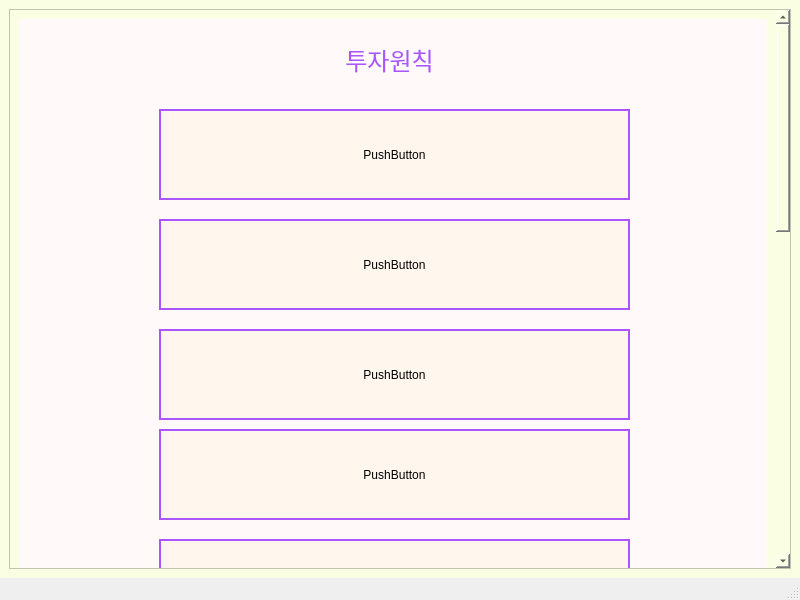
<?xml version="1.0" encoding="UTF-8"?>
<ui version="4.0">
 <class>MainWindow</class>
 <widget class="QMainWindow" name="MainWindow">
  <property name="geometry">
   <rect>
    <x>0</x>
    <y>0</y>
    <width>800</width>
    <height>600</height>
   </rect>
  </property>
  <property name="windowTitle">
   <string>MainWindow</string>
  </property>
  <widget class="QWidget" name="centralwidget">
   <property name="styleSheet">
    <string notr="true">background-color: rgb(250, 255, 228);</string>
   </property>
   <layout class="QVBoxLayout" name="verticalLayout">
    <item>
     <widget class="QScrollArea" name="scrollArea">
      <property name="styleSheet">
       <string notr="true">/*VERTICAL SCROLLBAR*/
QScrollBar:vertical {
	border:none;
	background-color: rgb(189, 189, 189);
	width: 14px;
	margin: 15px 0 15px 0;
	border-radius: 0px;
}
/* HANDLE BAR VERTICAL */
QScrollBar::handle:vertical {
	
	background-color: rgb(124, 124, 124);
	min-height: 30px;
	border-radius: 7px;
}
QScrollBar::handle:vertical:hover {
	background-color: rgb(187, 194, 216);
}
QScrollBar::handle:vertical:pressed {
	
	background-color: rgb(165, 162, 186);
}
/*BTN TOP -SCROLLBAR*/
QScrollBar::sub-line:vertical {
	border:none;
	
	background-color: rgb(106, 106, 106);
	height: 15px;
	border-top-left-radius: 7px;
	border-top-right-radius: 7px;
	subcontrol-position: top;
	subcontrol-origin: margin;
}
QScrollBar::sub-line:vertical:hover {
	background-color: rgb(124, 124, 124);
}
QScrollBar::sub-line:vertical:pressed {
	background-color: rgb(165, 162, 186);
}

</string>
      </property>
      <property name="widgetResizable">
       <bool>true</bool>
      </property>
      <widget class="QWidget" name="scrollAreaWidgetContents">
       <property name="geometry">
        <rect>
         <x>0</x>
         <y>0</y>
         <width>762</width>
         <height>1422</height>
        </rect>
       </property>
       <property name="styleSheet">
        <string notr="true">
</string>
       </property>
       <layout class="QVBoxLayout" name="verticalLayout_2">
        <item>
         <widget class="QWidget" name="widget" native="true">
          <property name="minimumSize">
           <size>
            <width>0</width>
            <height>1400</height>
           </size>
          </property>
          <property name="styleSheet">
           <string notr="true">background-color: rgb(255, 249, 250);</string>
          </property>
          <widget class="QLabel" name="label">
           <property name="geometry">
            <rect>
             <x>280</x>
             <y>10</y>
             <width>181</width>
             <height>61</height>
            </rect>
           </property>
           <property name="text">
            <string>&lt;html&gt;&lt;head/&gt;&lt;body&gt;&lt;p align=&quot;center&quot;&gt;&lt;span style=&quot; font-size:18pt; color:#aa55ff;&quot;&gt;투자원칙&lt;/span&gt;&lt;/p&gt;&lt;/body&gt;&lt;/html&gt;</string>
           </property>
          </widget>
          <widget class="QPushButton" name="pushButton">
           <property name="geometry">
            <rect>
             <x>140</x>
             <y>90</y>
             <width>471</width>
             <height>91</height>
            </rect>
           </property>
           <property name="styleSheet">
            <string notr="true">QPushButton{
	background-color: rgb(255, 247, 237);
	gridline-color: rgb(170, 85, 255);
	border-radius: 25Px;
	border: 2px solid rgb(170, 85, 255);
}
QPushButton:hover{
	
	background-color: rgb(255, 187, 255);
	color: rgb(255, 255, 255);
}
QPushButton:pressed{
	background-color: rgb(170, 170, 255);

}</string>
           </property>
           <property name="text">
            <string>PushButton</string>
           </property>
          </widget>
          <widget class="QPushButton" name="pushButton_2">
           <property name="geometry">
            <rect>
             <x>140</x>
             <y>200</y>
             <width>471</width>
             <height>91</height>
            </rect>
           </property>
           <property name="styleSheet">
            <string notr="true">QPushButton{
	background-color: rgb(255, 247, 237);
	gridline-color: rgb(170, 85, 255);
	border-radius: 25Px;
	border: 2px solid rgb(170, 85, 255);
}
QPushButton:hover{
	
	background-color: rgb(255, 187, 255);
	color: rgb(255, 255, 255);
}
QPushButton:pressed{
	background-color: rgb(170, 170, 255);

}</string>
           </property>
           <property name="text">
            <string>PushButton</string>
           </property>
          </widget>
          <widget class="QPushButton" name="pushButton_3">
           <property name="geometry">
            <rect>
             <x>140</x>
             <y>310</y>
             <width>471</width>
             <height>91</height>
            </rect>
           </property>
           <property name="styleSheet">
            <string notr="true">QPushButton{
	background-color: rgb(255, 247, 237);
	gridline-color: rgb(170, 85, 255);
	border-radius: 25Px;
	border: 2px solid rgb(170, 85, 255);
}
QPushButton:hover{
	
	background-color: rgb(255, 187, 255);
	color: rgb(255, 255, 255);
}
QPushButton:pressed{
	background-color: rgb(170, 170, 255);

}</string>
           </property>
           <property name="text">
            <string>PushButton</string>
           </property>
          </widget>
          <widget class="QPushButton" name="pushButton_4">
           <property name="geometry">
            <rect>
             <x>140</x>
             <y>410</y>
             <width>471</width>
             <height>91</height>
            </rect>
           </property>
           <property name="styleSheet">
            <string notr="true">QPushButton{
	background-color: rgb(255, 247, 237);
	gridline-color: rgb(170, 85, 255);
	border-radius: 25Px;
	border: 2px solid rgb(170, 85, 255);
}
QPushButton:hover{
	
	background-color: rgb(255, 187, 255);
	color: rgb(255, 255, 255);
}
QPushButton:pressed{
	background-color: rgb(170, 170, 255);

}</string>
           </property>
           <property name="text">
            <string>PushButton</string>
           </property>
          </widget>
          <widget class="QPushButton" name="pushButton_5">
           <property name="geometry">
            <rect>
             <x>140</x>
             <y>520</y>
             <width>471</width>
             <height>91</height>
            </rect>
           </property>
           <property name="styleSheet">
            <string notr="true">QPushButton{
	background-color: rgb(255, 247, 237);
	gridline-color: rgb(170, 85, 255);
	border-radius: 25Px;
	border: 2px solid rgb(170, 85, 255);
}
QPushButton:hover{
	
	background-color: rgb(255, 187, 255);
	color: rgb(255, 255, 255);
}
QPushButton:pressed{
	background-color: rgb(170, 170, 255);

}</string>
           </property>
           <property name="text">
            <string>PushButton</string>
           </property>
          </widget>
          <widget class="QPushButton" name="pushButton_6">
           <property name="geometry">
            <rect>
             <x>140</x>
             <y>630</y>
             <width>471</width>
             <height>91</height>
            </rect>
           </property>
           <property name="styleSheet">
            <string notr="true">QPushButton{
	background-color: rgb(255, 247, 237);
	gridline-color: rgb(170, 85, 255);
	border-radius: 25Px;
	border: 2px solid rgb(170, 85, 255);
}
QPushButton:hover{
	
	background-color: rgb(255, 187, 255);
	color: rgb(255, 255, 255);
}
QPushButton:pressed{
	background-color: rgb(170, 170, 255);

}</string>
           </property>
           <property name="text">
            <string>PushButton</string>
           </property>
          </widget>
          <widget class="QPushButton" name="pushButton_7">
           <property name="geometry">
            <rect>
             <x>140</x>
             <y>740</y>
             <width>471</width>
             <height>91</height>
            </rect>
           </property>
           <property name="styleSheet">
            <string notr="true">QPushButton{
	background-color: rgb(255, 247, 237);
	gridline-color: rgb(170, 85, 255);
	border-radius: 25Px;
	border: 2px solid rgb(170, 85, 255);
}
QPushButton:hover{
	
	background-color: rgb(255, 187, 255);
	color: rgb(255, 255, 255);
}
QPushButton:pressed{
	background-color: rgb(170, 170, 255);

}</string>
           </property>
           <property name="text">
            <string>PushButton</string>
           </property>
          </widget>
          <widget class="QPushButton" name="pushButton_8">
           <property name="geometry">
            <rect>
             <x>140</x>
             <y>850</y>
             <width>471</width>
             <height>91</height>
            </rect>
           </property>
           <property name="styleSheet">
            <string notr="true">QPushButton{
	background-color: rgb(255, 247, 237);
	gridline-color: rgb(170, 85, 255);
	border-radius: 25Px;
	border: 2px solid rgb(170, 85, 255);
}
QPushButton:hover{
	
	background-color: rgb(255, 187, 255);
	color: rgb(255, 255, 255);
}
QPushButton:pressed{
	background-color: rgb(170, 170, 255);

}</string>
           </property>
           <property name="text">
            <string>PushButton</string>
           </property>
          </widget>
          <widget class="QPushButton" name="pushButton_9">
           <property name="geometry">
            <rect>
             <x>140</x>
             <y>960</y>
             <width>471</width>
             <height>91</height>
            </rect>
           </property>
           <property name="styleSheet">
            <string notr="true">QPushButton{
	background-color: rgb(255, 247, 237);
	gridline-color: rgb(170, 85, 255);
	border-radius: 25Px;
	border: 2px solid rgb(170, 85, 255);
}
QPushButton:hover{
	
	background-color: rgb(255, 187, 255);
	color: rgb(255, 255, 255);
}
QPushButton:pressed{
	background-color: rgb(170, 170, 255);

}</string>
           </property>
           <property name="text">
            <string>PushButton</string>
           </property>
          </widget>
         </widget>
        </item>
       </layout>
      </widget>
     </widget>
    </item>
   </layout>
  </widget>
  <widget class="QMenuBar" name="menubar">
   <property name="geometry">
    <rect>
     <x>0</x>
     <y>0</y>
     <width>800</width>
     <height>26</height>
    </rect>
   </property>
  </widget>
  <widget class="QStatusBar" name="statusbar"/>
 </widget>
 <resources/>
 <connections/>
</ui>
